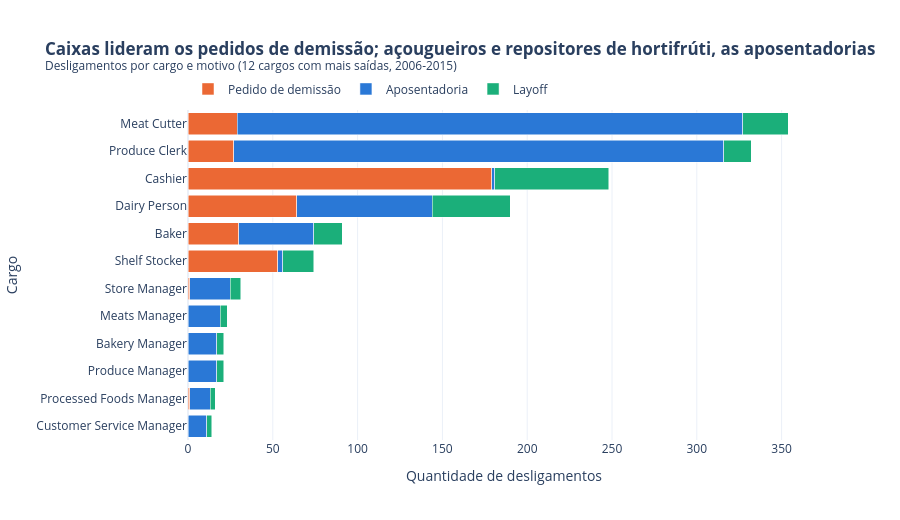

Notebook code for this chart:
### Markdown cell above
---
#### Análise 5: Visualização Interativa com Plotly
##### Cargos que Concentram Cada Tipo de Desligamento

### Code cell
cargos = (df_eda.groupby(['job_title', 'termreason_desc']).size().unstack(fill_value=0)
          .drop(columns='Not Applicable'))
cargos['registros'] = df_eda.groupby('job_title').size()
cargos['total_saidas'] = cargos[['Retirement', 'Resignation', 'Layoff']].sum(axis=1)
top_cargos = cargos.sort_values('total_saidas', ascending=False).head(12)
print('=== Cargos com mais desligamentos ===')
display(top_cargos)

dados_plot = (top_cargos[['Retirement', 'Resignation', 'Layoff']].reset_index()
              .melt(id_vars='job_title', var_name='motivo', value_name='quantidade'))
dados_plot['registros'] = dados_plot['job_title'].map(top_cargos['registros'])
dados_plot['taxa_anual_%'] = (dados_plot['quantidade'] / dados_plot['registros'] * 100).round(2)
dados_plot['Motivo'] = dados_plot['motivo'].map(NOMES_MOTIVO)

fig = px.bar(
    dados_plot, y='job_title', x='quantidade', color='Motivo', orientation='h',
    color_discrete_map={NOMES_MOTIVO[k]: v for k, v in CORES_MOTIVO.items()},
    category_orders={'job_title': top_cargos.index.tolist(),
                     'Motivo': ['Pedido de demissão', 'Aposentadoria', 'Layoff']},
    hover_data={'registros': ':,', 'taxa_anual_%': True, 'job_title': False},
    labels={'job_title': 'Cargo', 'quantidade': 'Quantidade de desligamentos'},
    title='<b>Caixas lideram os pedidos de demissão; açougueiros e repositores de hortifrúti, as aposentadorias</b>'
          '<br><sup>Desligamentos por cargo e motivo (12 cargos com mais saídas, 2006-2015)</sup>',
)
fig.update_layout(template='plotly_white', height=520, barmode='stack', legend_title_text='',
                  legend=dict(orientation='h', y=1.02, x=0, yanchor='bottom'), margin=dict(t=110))
fig.show()

### Figure 1 — Plotly figure (JSON) as saved in the notebook; plotly's stock layout.template omitted (floating-point values rounded to 4 significant figures)
{"data": [{"customdata": [[9983.0, 0.29], [8237.0, 0.33], [6815.0, 2.63], [8589.0, 0.75], [8096.0, 0.37], [5620.0, 0.94], [271.0, 0.37], [285.0, 0.0], [285.0, 0.0], [278.0, 0.0], [289.0, 0.35], [306.0, 0.0]], "hovertemplate": "Motivo=Pedido de demissão<br>Quantidade de desligamentos=%{x}<br>registros=%{customdata[0]:,}<br>taxa_anual_%=%{customdata[1]}<extra></extra>", "legendgroup": "Pedido de demissão", "marker": {"color": "#eb6834", "pattern": {"shape": ""}}, "name": "Pedido de demissão", "orientation": "h", "showlegend": true, "textposition": "auto", "x": [29, 27, 179, 64, 30, 53, 1, 0, 0, 0, 1, 0], "xaxis": "x", "y": ["Meat Cutter", "Produce Clerk", "Cashier", "Dairy Person", "Baker", "Shelf Stocker", "Store Manager", "Meats Manager", "Bakery Manager", "Produce Manager", "Processed Foods Manager", "Customer Service Manager"], "yaxis": "y", "type": "bar"}, {"customdata": [[9983.0, 2.99], [8237.0, 3.51], [6815.0, 0.03], [8589.0, 0.93], [8096.0, 0.54], [5620.0, 0.05], [271.0, 8.86], [285.0, 6.67], [285.0, 5.96], [278.0, 6.12], [289.0, 4.15], [306.0, 3.59]], "hovertemplate": "Motivo=Aposentadoria<br>Quantidade de desligamentos=%{x}<br>registros=%{customdata[0]:,}<br>taxa_anual_%=%{customdata[1]}<extra></extra>", "legendgroup": "Aposentadoria", "marker": {"color": "#2a78d6", "pattern": {"shape": ""}}, "name": "Aposentadoria", "orientation": "h", "showlegend": true, "textposition": "auto", "x": [298, 289, 2, 80, 44, 3, 24, 19, 17, 17, 12, 11], "xaxis": "x", "y": ["Meat Cutter", "Produce Clerk", "Cashier", "Dairy Person", "Baker", "Shelf Stocker", "Store Manager", "Meats Manager", "Bakery Manager", "Produce Manager", "Processed Foods Manager", "Customer Service Manager"], "yaxis": "y", "type": "bar"}, {"customdata": [[9983.0, 0.27], [8237.0, 0.19], [6815.0, 0.98], [8589.0, 0.54], [8096.0, 0.21], [5620.0, 0.32], [271.0, 2.21], [285.0, 1.4], [285.0, 1.4], [278.0, 1.44], [289.0, 1.04], [306.0, 0.98]], "hovertemplate": "Motivo=Layoff<br>Quantidade de desligamentos=%{x}<br>registros=%{customdata[0]:,}<br>taxa_anual_%=%{customdata[1]}<extra></extra>", "legendgroup": "Layoff", "marker": {"color": "#1baf7a", "pattern": {"shape": ""}}, "name": "Layoff", "orientation": "h", "showlegend": true, "textposition": "auto", "x": [27, 16, 67, 46, 17, 18, 6, 4, 4, 4, 3, 3], "xaxis": "x", "y": ["Meat Cutter", "Produce Clerk", "Cashier", "Dairy Person", "Baker", "Shelf Stocker", "Store Manager", "Meats Manager", "Bakery Manager", "Produce Manager", "Processed Foods Manager", "Customer Service Manager"], "yaxis": "y", "type": "bar"}], "layout": {"xaxis": {"anchor": "y", "domain": [0.0, 1.0], "title": {"text": "Quantidade de desligamentos"}}, "yaxis": {"anchor": "x", "domain": [0.0, 1.0], "title": {"text": "Cargo"}, "categoryorder": "array", "categoryarray": ["Customer Service Manager", "Processed Foods Manager", "Produce Manager", "Bakery Manager", "Meats Manager", "Store Manager", "Shelf Stocker", "Baker", "Dairy Person", "Cashier", "Produce Clerk", "Meat Cutter"]}, "legend": {"title": {"text": ""}, "tracegroupgap": 0, "orientation": "h", "y": 1.02, "x": 0, "yanchor": "bottom"}, "title": {"text": "<b>Caixas lideram os pedidos de demissão; açougueiros e repositores de hortifrúti, as aposentadorias</b><br><sup>Desligamentos por cargo e motivo (12 cargos com mais saídas, 2006-2015)</sup>"}, "barmode": "stack", "margin": {"t": 110}, "height": 520}}
